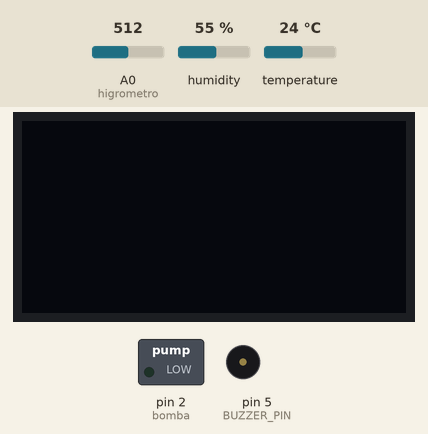
Simulated run of this sketch. Board: Arduino Uno, built with avr-gcc and run on an emulated ATmega328P. Parts: 128×64 one-colour display, switched loads named in the sketch (green lamp = pin HIGH), buzzer (waves = sounding). The inputs (shaded band) are chosen by the test bench; at power-on: A0 (higrometro) = 512, humidity 55 %, temperature 24 °C. What the sketch prints to the serial monitor is not drawn.

Above: at 1.2 s.
1.3 s: A0 (higrometro) set to 708
9.3 s: A0 (higrometro) set to 724
At 17.7 s:
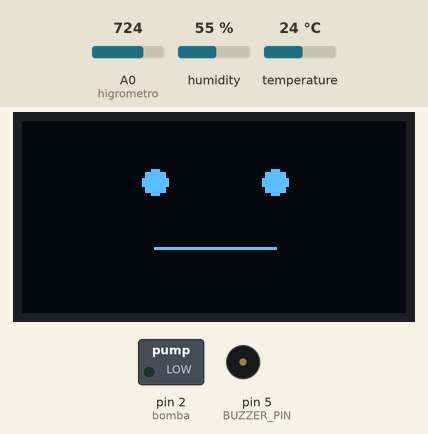
18.1 s: A0 (higrometro) set to 716
At 25.4 s:
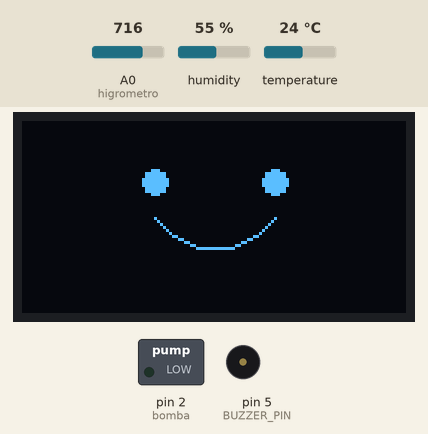
26.2 s: A0 (higrometro) set to 828
At 32.58 s:
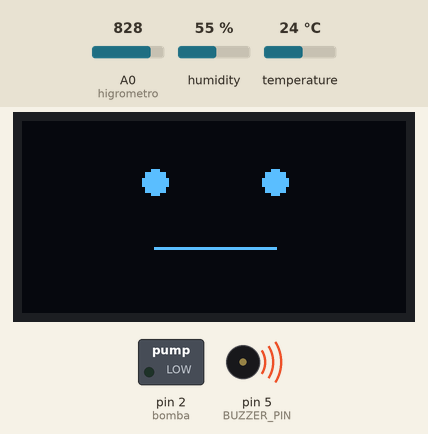
34.3 s: A0 (higrometro) set to 603
At 40.65 s:
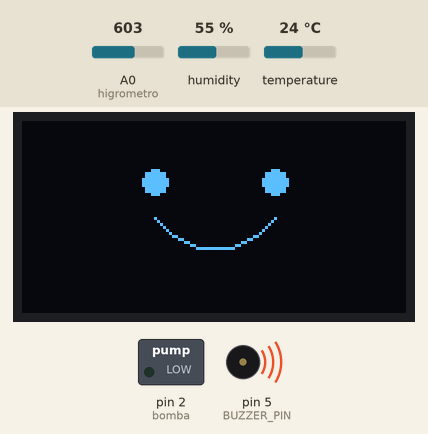
Timing chart, 0 to 42.4 s (numbered marks = the images above; inputs shaded):
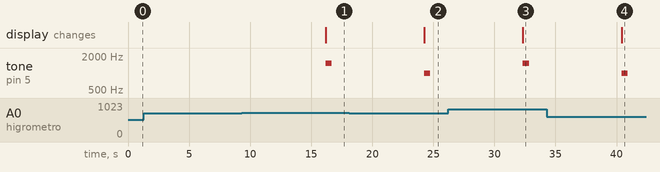

The sketch:

MyPetPlant.ino
```cpp
#include <Wire.h>
#include <Adafruit_GFX.h>
#include <Adafruit_SSD1306.h>
#include <DHT.h>

#define SCREEN_WIDTH 128
#define SCREEN_HEIGHT 64
#define OLED_RESET    -1
Adafruit_SSD1306 display(SCREEN_WIDTH, SCREEN_HEIGHT, &Wire, OLED_RESET);

#define DHTPIN 3      // Pin al que está conectado el sensor DHT
#define DHTTYPE DHT11
DHT dht(DHTPIN, DHTTYPE);

#define BUZZER_PIN 5  // Pin al que está conectado el buzzer
#define bomba 2   // Pin al que está conectado el relé
#define higrometro A0

// Umbrales de humedad del suelo
//int humMin = 1023;     // Valor para suelo muy seco
//int humMax = 0;     // Valor para suelo muy húmedo

// Umbral de temperatura para mostrar carita de calor
float thresholdHot = 40;  // Ajusta este valor según tus necesidades

// Umbrales para controlar el riego
// int irrigationStart = 600;  // Valor para iniciar el riego
// Declaración de las funciones que se van a utilizar

// Función para dibujar una carita feliz

enum Face {HAPPY, NEUTRAL, SAD, ANGRY};
Face currentFace = HAPPY;

void drawHappyFace() {
  display.clearDisplay();

  display.fillCircle(44, 20, 4, SSD1306_WHITE);  // Ojo izquierdo
  display.fillCircle(84, 20, 4, SSD1306_WHITE);  // Ojo derecho

  for (int i = -20; i <= 20; i++) {
    display.drawPixel(64 + i, 42 - (i * i) / 40, SSD1306_WHITE);
  }

  display.display();
}

// Función para dibujar una carita neutra
void drawNeutralFace() {
  display.clearDisplay();

  display.fillCircle(44, 20, 4, SSD1306_WHITE);  // Ojo izquierdo
  display.fillCircle(84, 20, 4, SSD1306_WHITE);  // Ojo derecho
  display.drawLine(44, 42, 84, 42, SSD1306_WHITE);  // Boca recta

  display.display();
}

// Función para dibujar una carita triste
void drawSadFace() {
  display.clearDisplay();

  display.fillCircle(44, 20, 4, SSD1306_WHITE);  // Ojo izquierdo
  display.fillCircle(84, 20, 4, SSD1306_WHITE);  // Ojo derecho

  for (int i = -20; i <= 20; i++) {
    display.drawPixel(64 + i, 42 + (i * i) / 40, SSD1306_WHITE);
  }

  display.display();
}

// Función para dibujar una carita súper triste
void drawSuperSadFace() {
  display.clearDisplay();

  display.fillCircle(44, 20, 4, SSD1306_WHITE);  // Ojo izquierdo
  display.fillCircle(84, 20, 4, SSD1306_WHITE);  // Ojo derecho

  for (int i = -20; i <= 20; i++) {
    display.drawPixel(64 + i, 48 + (i * i) / 20, SSD1306_WHITE);
  }

  display.display();
}

// Función para dibujar una carita enojada
void drawAngryFace() {
  display.clearDisplay();

  display.drawLine(40, 18, 48, 22, SSD1306_WHITE);  // Ceja izquierda
  display.drawLine(80, 18, 88, 22, SSD1306_WHITE);  // Ceja derecha
  display.fillCircle(44, 26, 4, SSD1306_WHITE);     // Ojo izquierdo
  display.fillCircle(84, 26, 4, SSD1306_WHITE);     // Ojo derecho

  for (int i = -20; i <= 20; i++) {
    display.drawPixel(64 + i, 42 + (i * i) / 40, SSD1306_WHITE);
  }

  display.display();
}

// Configuración inicial
void setup() {
  Serial.begin(9600);
  dht.begin();
  pinMode(higrometro, INPUT);
  pinMode(bomba, OUTPUT);
  pinMode(BUZZER_PIN, OUTPUT);
  digitalWrite(BUZZER_PIN, LOW);
  if (!display.begin(SSD1306_SWITCHCAPVCC, 0x3C)) { // 0x3C es la dirección I2C común para SSD1306
    Serial.println(F("SSD1306 allocation failed"));
    for (;;);
  }

  display.clearDisplay();
  display.setTextSize(1);
  display.setTextColor(SSD1306_WHITE);
  display.display();
}

// Bucle principal
void loop() {
 // Leer el valor del sensor de humedad del suelo
 int valorHumedad = analogRead(higrometro);
 Serial.print("Soil Moisture: ");
 Serial.println(valorHumedad);
 delay(2000);

// Leer la temperatura del sensor DHT11
   float temperatura = dht.readTemperature();
   Serial.print("Temperature: ");
   Serial.println(temperatura);
   delay(2000);

   Face newFace;
  // Verificar los niveles de humedad del suelo y mostrar la cara correspondiente
  if (valorHumedad <= 613,9 && valorHumedad >=716.1) {
   newFace = NEUTRAL;
  }else if (valorHumedad <= 716.2 && valorHumedad >= 818.4){
   newFace = SAD;
  }else if (valorHumedad >=818.5 && temperatura>=27){
   newFace = ANGRY;
  }else{
       newFace = HAPPY;
  }


  if (newFace != currentFace) {
    currentFace = newFace;
    switch (currentFace) {
      case HAPPY:
        drawHappyFace();
        tone(BUZZER_PIN, 1000, 500);  // Emitir tono de 1000 Hz por 500 ms
        digitalWrite(bomba, LOW);  // Apagar la bomba
        break;
      case NEUTRAL:
        drawNeutralFace();
        tone(BUZZER_PIN, 1500, 500);  // Emitir tono de 1500 Hz por 500 ms
        digitalWrite(bomba, LOW);  // Apagar la bomba
        break;
      case SAD:
          drawSuperSadFace();
         tone(BUZZER_PIN, 2000, 500);  // Emitir tono de 2000 Hz por 500 ms
        digitalWrite(bomba, LOW);  // Apagar la bomba
        break;
      case ANGRY:
        drawAngryFace();
        tone(BUZZER_PIN, 500, 500);  // Emitir tono de 500 Hz por 500 ms
        digitalWrite(bomba, HIGH);  // Encender la bomba
        break;
    }
  }
}
```

Measured:
- the behaviour switches between 716 and 717 on A0 (higrometro) (found by bisection; images 0 and 1)
- after the input at 1.3 s, every drawn part: stays the same
- after the input at 9.3 s, tone on pin 5 (BUZZER_PIN): silent → 1500 Hz after 6.9 s, → silent 0.50 s later; the display: changes after 6.9 s (image 1)
- after the input at 18.1 s, tone on pin 5 (BUZZER_PIN): silent → 1000 Hz after 6.2 s, → silent 0.50 s later; the display: changes after 6.2 s (image 2)
- after the input at 26.2 s, tone on pin 5 (BUZZER_PIN): silent → 1500 Hz after 6.1 s, → silent 0.50 s later; the display: changes after 6.1 s (image 3)
- after the input at 34.3 s, tone on pin 5 (BUZZER_PIN): silent → 1000 Hz after 6.1 s, → silent 0.50 s later; the display: changes after 6.1 s (image 4)
